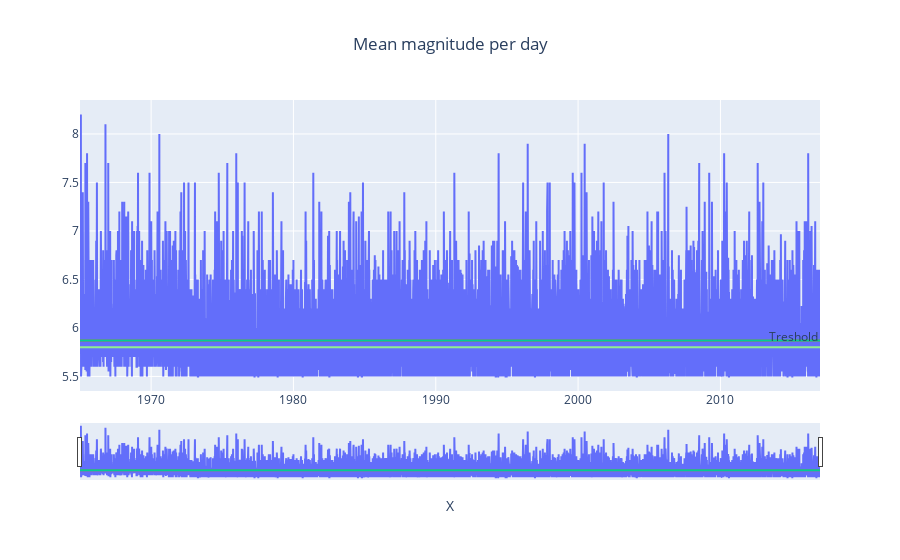

Notebook code for this chart:
### Code cell
fig.add_trace(
    go.Scatter(
        x = mean_mag_date['Date'],
        y = mean_mag_date['Mean_Magnitude'])
)
fig.add_hline(y = treshold,
                  line_color = 'lightgreen',
                  annotation_text= 'Treshold'
                  )     
fig.update_layout(showlegend = False)

fig.show()

### Figure 1 — Plotly figure (JSON) as saved in the notebook; plotly's stock layout.template omitted (floating-point values rounded to 4 significant figures; data arrays with more than 128 entries replaced by an {"elided": "..."} marker saying what was removed)
{"data": [{"type": "scatter", "x": {"elided": "12336 str values"}, "y": {"elided": "12336 float values"}}, {"type": "scatter", "x": {"elided": "12336 str values"}, "y": {"elided": "12336 float values"}}, {"type": "scatter", "x": {"elided": "12336 str values"}, "y": {"elided": "12336 float values"}}], "layout": {"annotations": [{"showarrow": false, "text": "Treshold", "x": 1, "xanchor": "right", "xref": "x domain", "y": 5.8, "yanchor": "bottom", "yref": "y"}], "shapes": [{"line": {"color": "lightgreen"}, "type": "line", "x0": 0, "x1": 1, "xref": "x domain", "y0": 5.8, "y1": 5.8, "yref": "y"}], "showlegend": false, "title": {"text": "Mean magnitude per day", "x": 0.5}, "xaxis": {"rangeslider": {"visible": true}, "title": {"text": "X"}}}}
